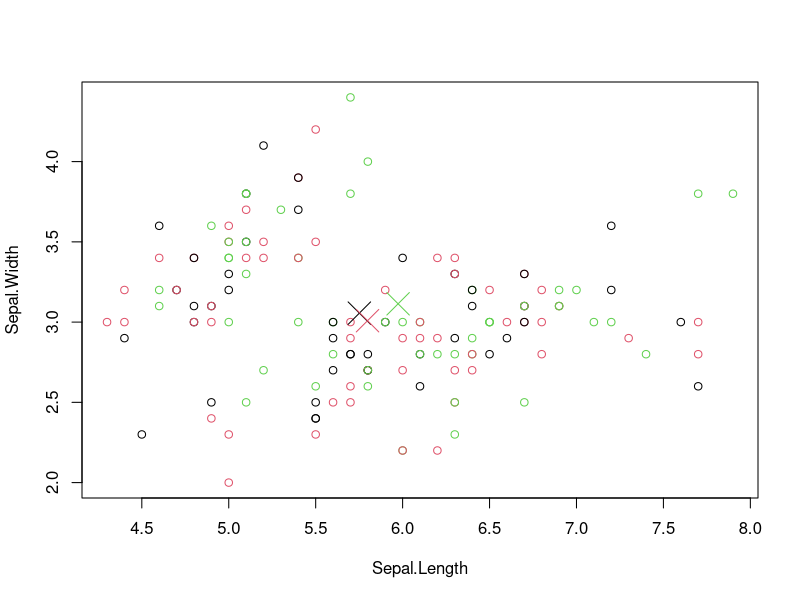
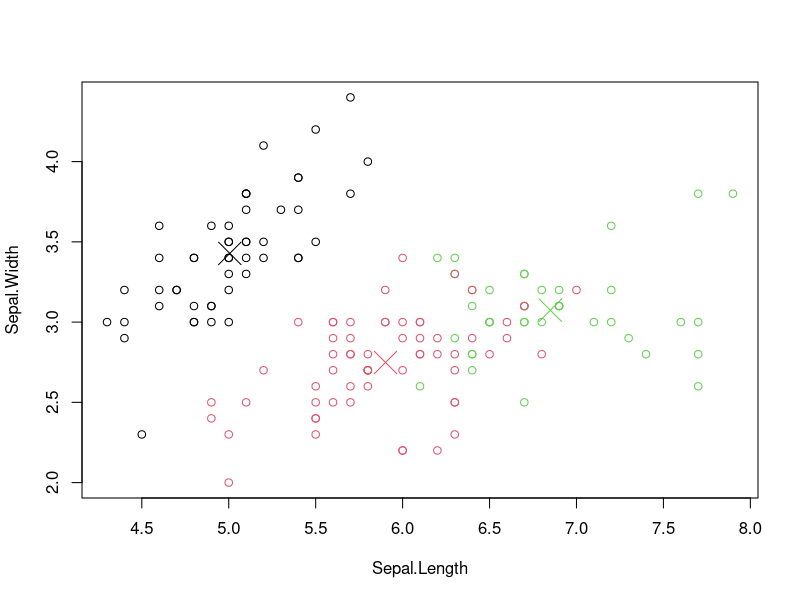

Generate these figures, in order, with R:
hw_kmeans <- function(x, k, colx, coly) {
  
  get_centroids <- function(x, k){
    #split data into clusters
    splitx <- split(x, x$cluster)
    
    #find dimensions of data, initialise centroids & get column names of data
    dimensions <- ncol(x)-1
    centroids <- x[0,]
    columnNames <- colnames(centroids)
    
    #loop through clusters
    for (c in 1:k) {
      clusterCentroids <- c()
      cluster <- data.frame(splitx[c])
      #loop through dimensions
      for (d in 1:dimensions) {
        #get mean of the dimension for the cluster
        clusterCentroids <- append(clusterCentroids,mean(cluster[,d]))
      }
      #add the means of all the dimensions for each cluster
      clusterCentroids <- append(clusterCentroids,c)
      centroids <-rbind(centroids,clusterCentroids)
    }
    #add the column names
    colnames(centroids) <- columnNames
    return(centroids)
  }
  
  get_sum_of_squares <- function (x,k,centroids) {
    error <- 0
    #split data into clusters
    splitx <- split(x, x$cluster)
    dimensions <- ncol(x)-1
    #loop through clusters
    for (c in 1:k) {
      cluster <- data.frame(splitx[c])
      #loop through dimensions
      for (d in 1:dimensions) {
        ssd <- 0
        #loop through rows in dimension
        for (m in cluster[,d]) {
          ssd <- ssd + ((m-centroids[c,d])^2)
        }
        ssd < ssd/(nrow(cluster[,d])-1)
        
        #add dimension error to total
        error <- error + ssd
      }
    }
    return(error)
  }
  
  #Assign points to cluster at random
  cluster <- sample(1:k,nrow(x),replace = TRUE)
  x$cluster <- cluster
  
  #set initial centroids as means of clusters
  centroids <- get_centroids(x,k)
  
  #plot intial clusters and centroids
  plot(x[c(colx,coly)],col=x$cluster)
  points(centroids[c(colx,coly)],col=centroids$cluster,pch=4, cex=3)
  
  while (TRUE) {
    convergence <- TRUE
    #shuffle data
    x <- x[sample(nrow(x)),]
    #loop through points
    for (r in 1:nrow(x)) {
      #Sys.sleep(0.5)
      
      p <- x[r,]
      
      #get initial cluster to check for convergence 
      initialCluster <- x[r,]$cluster
      newCluster <- 0
      testError <- Inf
      
      #check which cluster to reassign to if any
      #loop through clusters
      for (c in 1:k) {
        cat('Testing row ',r,' in cluster ',c,'\n')
    
        #set cluster of row being tested
        x[r,]$cluster <- c
        
        #calculate centroids for cluster including new point
        testCentroids <- get_centroids(x,k)
        
        #calculate sum of squares for cluster with row
        currentError <- get_sum_of_squares(x,k,testCentroids)
        
        if(currentError < testError) {
          newCluster <- c
          testError <- currentError
          centroids <- testCentroids
        }
      }
      
      cat('New cluster for row ',r,' is ',newCluster,'\n')
      x[r,]$cluster <- newCluster
      
      if (initialCluster != newCluster) {
        convergence = FALSE
      }
      
      #plot data with point being tested
      #plot(x[c(colx,coly)],col=x$cluster)
      #points(p[c(colx,coly)],col=p$cluster,pch=19, cex=1)
      #points(centroids[c(colx,coly)],col=centroids$cluster,pch=4, cex=3)
      
    }
    
    if(convergence){
      break
    }
  }
  
  plot(x[c(colx,coly)],col=x$cluster)
  points(centroids[c(colx,coly)],col=centroids$cluster,pch=4, cex=3)
  
}


#iris
newiris <- iris
newiris$Species <- NULL
#newiris

first="Sepal.Length"
second="Sepal.Width"

hw_kmeans(newiris,3, first, second)